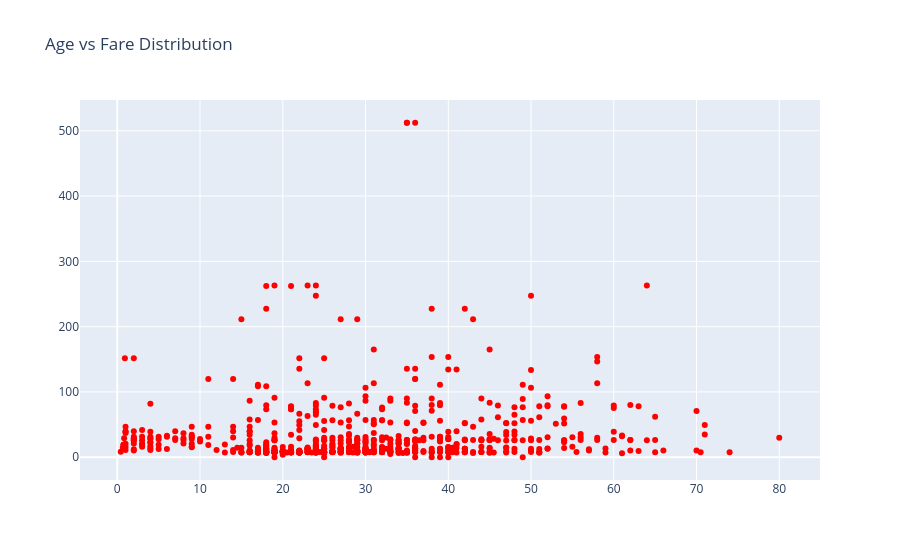

The notebook cell saved with this chart:
### Code cell
#Scatter Plot representation ----> Age vs Fare
trace = go.Scatter(x = data['Age'],y = data['Fare'],
                   mode = 'markers',
                   marker = {'color':'red'})
layout = go.Layout(
    title = "Age vs Fare Distribution")
fig = go.Figure(data = trace,layout=layout)
fig.show()

### Figure 1 — Plotly figure (JSON) as saved in the notebook; plotly's stock layout.template omitted (floating-point values rounded to 4 significant figures; data arrays with more than 128 entries replaced by an {"elided": "..."} marker saying what was removed)
{"data": [{"marker": {"color": "red"}, "mode": "markers", "type": "scatter", "x": {"elided": "891 float values"}, "y": {"elided": "891 float values"}}], "layout": {"title": {"text": "Age vs Fare Distribution"}}}
